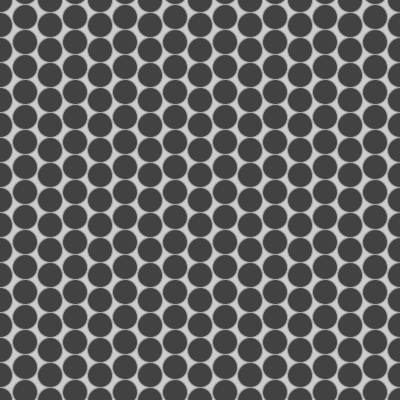
Frame 1 (no input)
Frame 2 (the mouse pressed at the canvas centre, redrawn once): identical to frame 1, image omitted

The Processing sketch that drew this single still picture (run headless with seeded random() and noise(); the mouse was pressed at the canvas centre and the sketch redrawn once):

// Processing sketch: processing_41636
// ── processing_41636.pde

//dan 01:50 10/10/2011
  int value = 0;

void setup(){
  size(400,400);
  smooth();
  stroke(random(255));
  fill(random(255));
  for(int i=0; i<=width; i+=width/8)
      for(int j=0;j<=height+height/2;j+=width/16)
        {ellipse(i,j,width/16,height/16);
        ellipse(i+width/16,j-height/3,width/16,height/16);}
}

void draw(){
   if(keyPressed) {
    if (key == 'r' || key == 'R') {
     background(random(255),50,50);
     stroke(random(255),50,50);
     fill(random(255),50,50);
    }
    if (key == 'g' || key == 'G') {
     background(50,random(255),50);      
     stroke(50,random(255),50);
     fill(50,random(255),50);
    }
    if (key == 'b' || key == 'B') {
     background(50,50,random(255));       
     stroke(50,50,random(255));
     fill(50,50,random(255));
    }
    for(int i=0; i<=width; i+=width/8) {
      for(int j=0;j<=height+height/2;j+=width/16)
        {ellipse(i,j,width/16,height/16);
        ellipse(i+width/16,j-height/3,width/16,height/16);}
    }
  }
  else noLoop();
}

void keyPressed() {
 loop();
}
